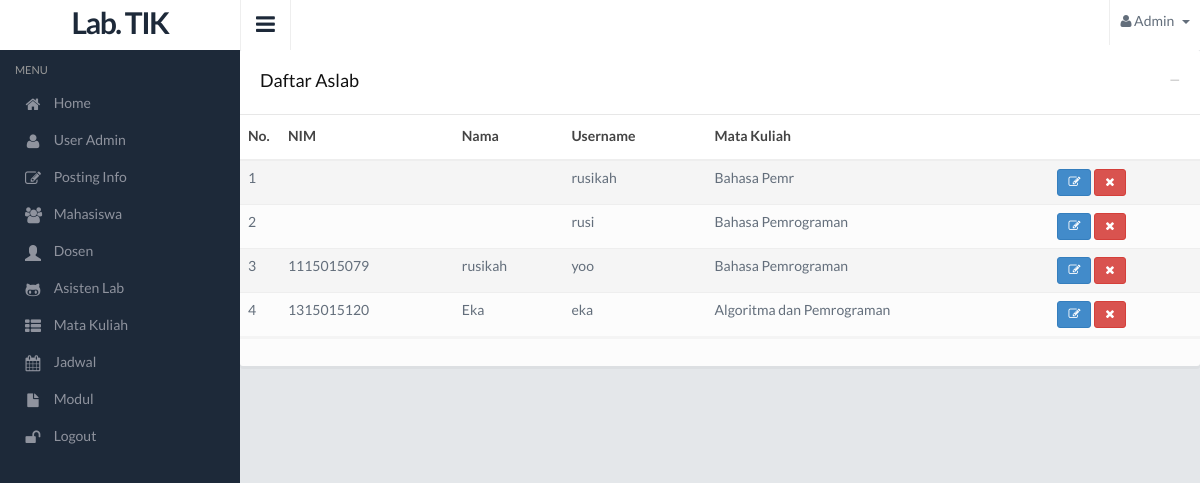
Page /admin/aslab-daftar.php (signed in) on the committed database.
### tables this page shows
CREATE TABLE IF NOT EXISTS `tb_aslab` (
  `id_aslab` int(3) NOT NULL AUTO_INCREMENT,
  `nama_aslab` varchar(100) NOT NULL,
  `nim_aslab` varchar(20) NOT NULL,
  `matkul_aslab` varchar(100) NOT NULL,
  `username_aslab` varchar(100) NOT NULL,
  `password_aslab` varchar(100) NOT NULL,
  PRIMARY KEY (`id_aslab`)
);

### admin/aslab-daftar.php (the view, shortened to what this page needs)
?>  <!DOCTYPE html>
<html lang="en">
<head>
  <link href="../lib/css/style.default.css" rel="stylesheet">
  <link href="../lib/css/fullcalendar.css" rel="stylesheet">
</head>
<body>
<section>
  <div class="leftpanel">
    <div class="logopanel">
       <center> <h1>Lab. TIK</h1> </center>
    </div>
    <div class="leftpanelinner">
      <?php
        include 'menu.php';
      ?>
    </div>
  </div>
  <div class="mainpanel">
    <div class="headerbar">
      <a class="menutoggle"><i class="fa fa-bars"></i></a>
      <div class="header-right">
        <ul class="headermenu">
          <li>
            <div class="btn-group">
              <button type="button" class="btn btn-default dropdown-toggle" data-toggle="dropdown">
                <i class="fa fa-user"></i>
                Admin
                <span class="caret"></span>
              </button>
            </div>
          </li>
        </ul>
      </div>
    </div>
        <div class="row">
          <div class="col-md-12">
            <div class="panel panel-default">
              <div class="panel-heading">
                <div class="panel-btns">
                  <a href="#" class="minimize">&minus;</a>
                </div>
                <h4 class="panel-title">Daftar Aslab</h4>
              </div>
              <div class="panel-body panel-body-nopadding">
                <div class="table-responsive">
                  <table class="table table-striped mb30">
                    <thead>
                      <tr>
                        <th width="40">No.</th>
                        <th>NIM</th>
                        <th>Nama</th>
                        <th>Username</th>
                        <th>Mata Kuliah</th>
                        <th></th>
                      </tr>
                    </thead>
                    <tbody>
                      <?php
                      $q = mysql_query("SELECT * FROM tb_aslab ");
                      $no=1;
                      while ($r = mysql_fetch_assoc($q)) {
                        ?>
                        <tr>
                          <td><?=$no ?></td>
                          <td><?=$r['nim_aslab']?></td>
                          <td><?=$r['nama_aslab']?></td>
                          <td><?=$r['username_aslab']?></td>
                          <td><?=$r['matkul_aslab']?></td>
                          <td>
                            <a href="aslab-edit.php?id=<?=$r['id_aslab']?>&act=edit">
                              <button class="btn btn-primary btn-xs">
                                <li class="fa fa-edit"></li>
                              </button>
                            </a>
                            <a href="aslab-proses.php?id=<?=$r['id_aslab']?>&act=hapus">
                              <button class="btn btn-danger btn-xs">
                                <li class="fa fa-times"></li>
                              </button>
                            </a>
                          </td>
                        </tr>
                        <?php
                          $no++;
                          }
                        ?>
                      </tbody>
                    </table>
                  </div>
                </div>
              </div>
            </div>
          </div>
      </div>
</section>
</body>
</html>

### rows in the picture
tb_aslab: username_aslab "rusikah", matkul_aslab "Bahasa Pemr"
tb_aslab: username_aslab "rusi", matkul_aslab "Bahasa Pemrograman"
tb_aslab: nim_aslab "1115015079", nama_aslab "rusikah", username_aslab "yoo", matkul_aslab "Bahasa Pemrograman"
tb_aslab: nim_aslab "1315015120", nama_aslab "Eka", username_aslab "eka", matkul_aslab "Algoritma dan Pemrograman"
